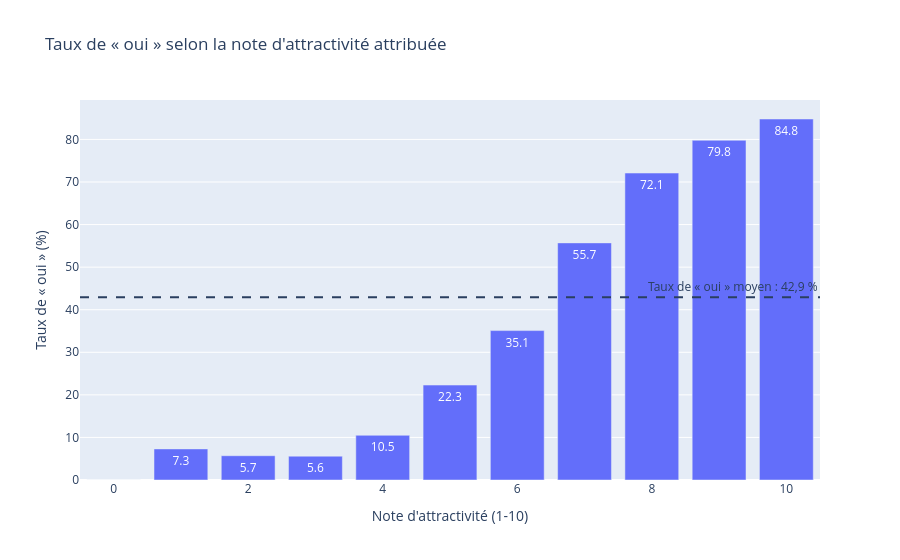

Source (notebook cell):
### Code cell
fig = px.bar(taux, x="note_attr", y="taux_oui",
             title="Taux de « oui » selon la note d'attractivité attribuée",
             labels={"note_attr": "Note d'attractivité (1-10)",
                     "taux_oui": "Taux de « oui » (%)"},
             text="taux_oui")
fig.add_hline(y=42.9, line_dash="dash",
              annotation_text="Taux de « oui » moyen : 42,9 %")
fig.show()

### Figure 1 — Plotly figure (JSON) as saved in the notebook; plotly's stock layout.template omitted (floating-point values rounded to 4 significant figures)
{"data": [{"hovertemplate": "Note d'attractivité (1-10)=%{x}<br>Taux de « oui » (%)=%{text}<extra></extra>", "legendgroup": "", "marker": {"color": "#636efa", "pattern": {"shape": ""}}, "name": "", "orientation": "v", "showlegend": false, "text": [0.0, 7.3, 5.7, 5.6, 10.5, 22.3, 35.1, 55.7, 72.1, 79.8, 84.8], "textposition": "auto", "type": "bar", "x": [0.0, 1.0, 2.0, 3.0, 4.0, 5.0, 6.0, 7.0, 8.0, 9.0, 10.0], "xaxis": "x", "y": [0.0, 7.3, 5.7, 5.6, 10.5, 22.3, 35.1, 55.7, 72.1, 79.8, 84.8], "yaxis": "y"}], "layout": {"annotations": [{"showarrow": false, "text": "Taux de « oui » moyen : 42,9 %", "x": 1, "xanchor": "right", "xref": "x domain", "y": 42.9, "yanchor": "bottom", "yref": "y"}], "barmode": "relative", "legend": {"tracegroupgap": 0}, "shapes": [{"line": {"dash": "dash"}, "type": "line", "x0": 0, "x1": 1, "xref": "x domain", "y0": 42.9, "y1": 42.9, "yref": "y"}], "title": {"text": "Taux de « oui » selon la note d'attractivité attribuée"}, "xaxis": {"anchor": "y", "domain": [0, 1], "title": {"text": "Note d'attractivité (1-10)"}}, "yaxis": {"anchor": "x", "domain": [0, 1], "title": {"text": "Taux de « oui » (%)"}}}}
